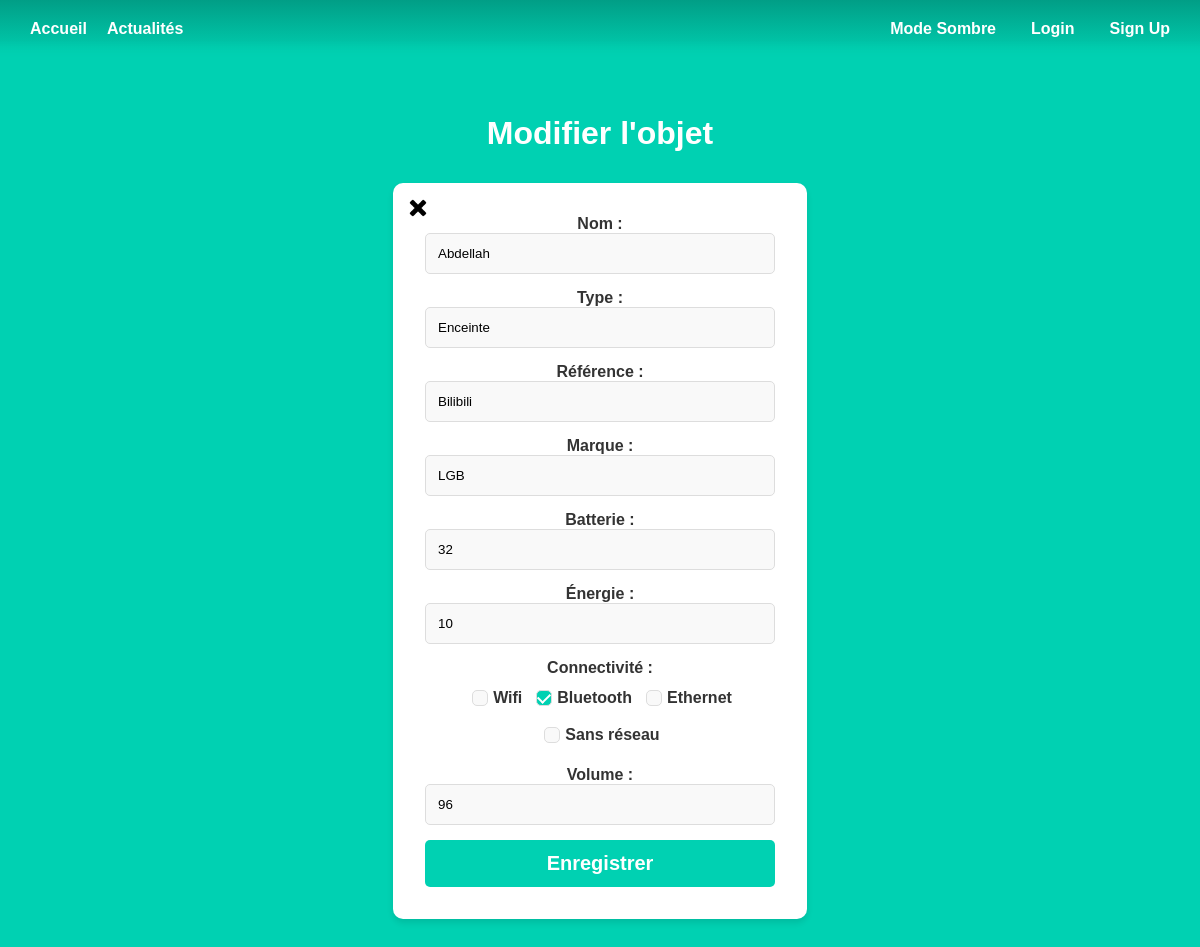
/edit_object/2, run on an earlier commit of the app's database.
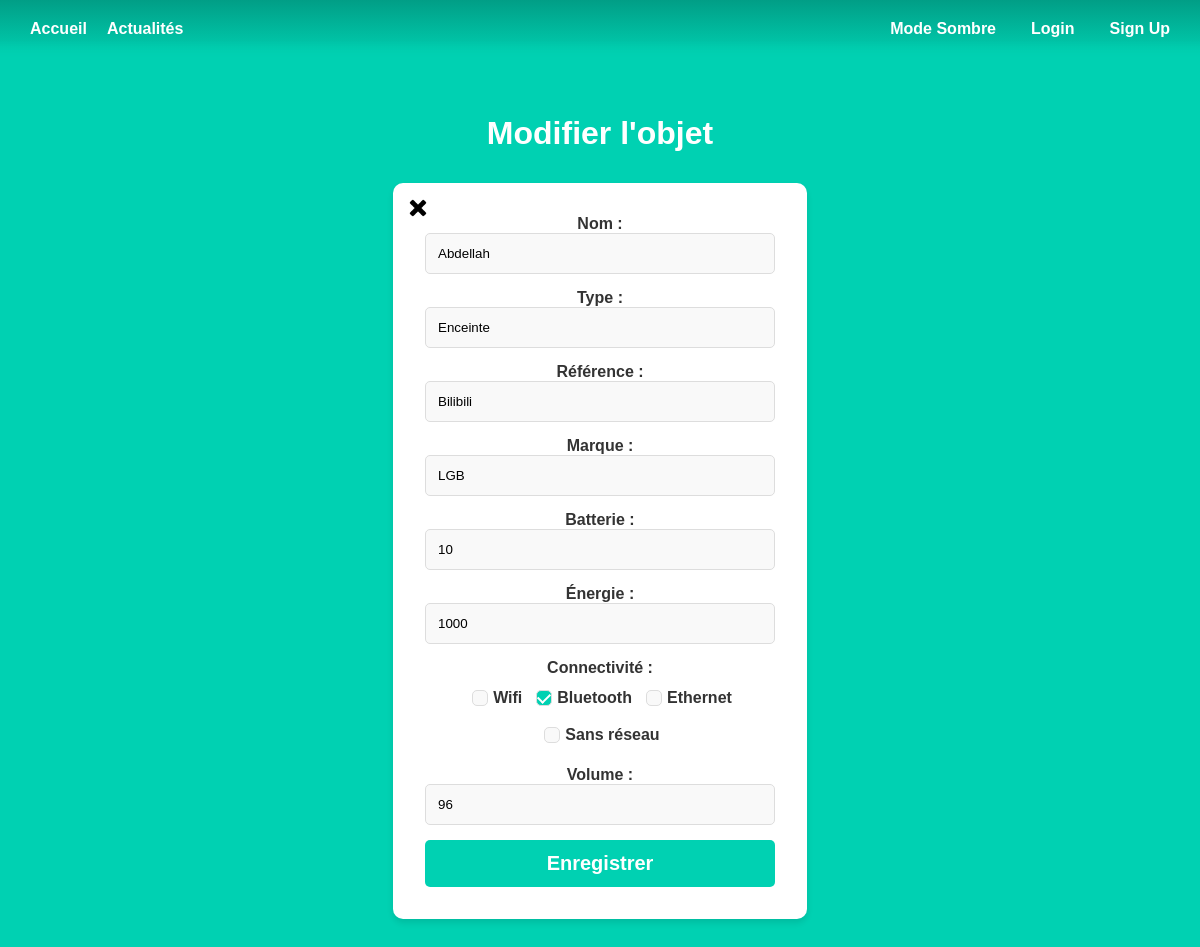
And on a later commit of the database.
### models.py (models this page shows)
class Object(db.Model):
    id = db.Column(db.Integer, primary_key=True)
    nom = db.Column(db.String, unique=True, index=True)
    type = db.Column(db.String, nullable=False)
    reference = db.Column(db.String, unique=True, index=True)
    brand = db.Column(db.String)
    status = db.Column(db.String)
    image = db.Column(db.LargeBinary)
    battery = db.Column(db.Integer)
    energy = db.Column(db.Integer)
    connectivity = db.Column(db.String)
    volume = db.Column(db.Integer)
    luminosity = db.Column(db.Integer)
    size = db.Column(db.Integer)
    resolution = db.Column(db.Integer)
    temp = db.Column(db.Integer)
    room_id = db.Column(db.Integer, db.ForeignKey('room.id'))
    room = db.relationship('Room', backref=db.backref('objects', lazy=True))

### manage_object.py (the view, shortened to what this page needs)
@manage_object.route('/edit_object/<int:obj_id>', methods=['GET', 'POST'])
def edit_object(obj_id):
    object = Object.query.get(obj_id)
    if not object:
        return "Objet non trouvé", 404
    return render_template('edit_profile_object.html', obj=object)

### templates/edit_profile_object.html (shortened to what this page needs)
{% extends "base.html" %}
{% block content %}
<div class="column is-4 is-offset-4">
    <h3 class="title">Modifier l'objet</h3>
    <div class="box">
        <div class="back">
            <a href="{{ url_for('manage_object.profile_object', obj_id=obj.id) }}" class="button">
                <img src="{{ url_for('static', filename='croix.png') }}" alt="Profil"  width="20" height="20">
            </a>
        </div>
        <form method="POST" action='/edit_object/{{obj.id}}'>
            <div class="field">
                <label class="label">Nom :</label>
                <div class="control">
                    <input class="input is-large" type="text" name="nom" autofocus="" value="{{obj.nom}}" required>
                </div>
            </div>
            <div class="field">
                <label class="label">Type :</label>
                <div class="control">
                    <input class="input is-large" type="text" name="type" autofocus="" value="{{obj.type}}" readonly>
                </div>
            </div>
            <div class="field">
                <label class="label">Référence :</label>
                <div class="control">
                    <input class="input is-large" type="text" name="reference" value="{{obj.reference}}" required>
                </div>
            </div>
            <div class="field">
                <label class="label">Marque :</label>
                <div class="control">
                    <input class="input is-large" type="text" name="brand" value="{{obj.brand}}" required>
                </div>
            </div>
            <div class="field">
                <label class="label">Batterie :</label>
                <div class="control">
                    <input class="input is-large" type="number" name="battery" value="{{obj.battery}}" required>
                </div>
            </div>
            <div class="field">
                <label class="label">Énergie :</label>
                <div class="control">
                    <input class="input is-large" type="number" name="energy" value="{{obj.energy}}" required>
                </div>
            </div>
            <div class="field">
                <label class="label">Connectivité :</label>
                <div class="checkbox-box">
                    <label class="checkbox">
                        <input type="checkbox" name="connectivity" value="Wifi" {% if "Wifi" in obj.connectivity %} checked {% endif %}> Wifi
                    </label>
                    <label class="checkbox">
                        <input type="checkbox" name="connectivity" value="Bluetooth" {% if "Bluetooth" in obj.connectivity %} checked {% endif %}> Bluetooth
                    </label>
                    <label class="checkbox">
                        <input type="checkbox" name="connectivity" value="Ethernet" {% if "Ethernet" in obj.connectivity %} checked {% endif %}> Ethernet
                    </label>
                    <label class="checkbox">
                        <input type="checkbox" name="connectivity"  id="no-network" value="Sans réseau" {% if 'Sans réseau' in obj.connectivity %} checked {% endif %}> Sans réseau
                    </label>
                </div>
            </div>
            {% if obj.volume is not none %}
                <div class="field">
                    <label class="label">Volume :</label>
                    <div class="control">
                        <input class="input is-large" type="number" name="volume" value="{{obj.volume}}" required>
                    </div>
                </div>
            {% endif %}
            <button class="button is-block is-info is-large is-fullwidth">Enregistrer</button>
        </form>
    </div>
</div>
{% endblock %}

What changed in the data, as far as the page shows it:
changed Object "Abdellah": battery "32" → "10"; energy "10" → "1000"
